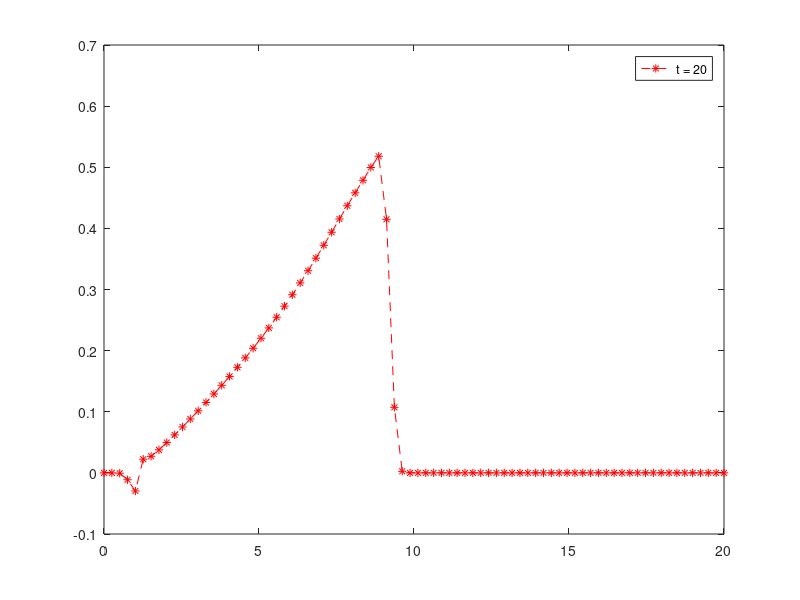

Here is the MATLAB script that generated this plot:
% created by Mohsen Lotfi 
% Persian Gulf University
%-------------------------------------------------------------------------%

% Simulating the 1-D viscous Burgers' equation 
% Numerical scheme used is a FOU & SOU & QUICK
%-------------------------------------------------------------------------%

%%
%Specifying Parameters for Courant-Num = 0.7 & t=2 & 10s & 20s & 30S &40s
clear all
clc

% FOR MESH WITH 20 CELL

nx=20;                    %Number of steps in space(x)
dt=0.06842;               %Width of each time step 
nt=146;                   %Number of time steps for  t=10
% nt=292;                   %Number of time steps for  t=20
% nt=438;                   %Number of time steps for  t=30
% nt=585;                   %Number of time steps for  t=40

% FOR MESH WITH 40 CELL:
 
% nx=40;                    %Number of steps in space(x)
% dt=0.033333;              %Width of each time step 
% nt=300;                   %Number of time steps for  t=10
% nt=600;                   %Number of time steps for  t=20
% nt=900;                   %Number of time steps for  t=30
% nt=1200;                  %Number of time steps for  t=40

% FOR MESH WITH 80 CELL:

nx=80;                    %Number of steps in space(x)
dt=0.0165;                %Width of each time step 
% nt=606;                   %Number of time steps for  t=10
nt=1212;                  %Number of time steps for  t=20
% nt=1818;                  %Number of time steps for  t=30
% nt=2424;                  %Number of time steps for  t=40

% FOR MESH WITH 160 CELL:

% nx=160;                   %Number of steps in space(x)
% dt=0.0082;                %Width of each time step
% nt=1219;                  %Number of time steps for  t=10
% nt=2439;                  %Number of time steps for  t=20
% nt=3658;                  %Number of time steps for  t=30
% nt=4878;                  %Number of time steps for  t=40

dx=20/(nx-1);               %Width of space step
x=0:dx:20;                  %Range of x (0,2) and specifying the grid points
u=zeros(1,nx);              %Preallocating u
un=zeros(1,nx);             %Preallocating un
CN=abs(dt/dx);              %Courant Number

%%
%Initial conditions

for i=1:nx-1
    if (0<=x(i) && x(i)<=1)
       u(i)=0;
    elseif (1<=x(i) && x(i)<=3)
               u(i)=0.5*(x(i)-1);
        elseif (3<=x(i) && x(i)<=5)
               u(i)=0.5*(5-x(i));
    elseif (5<=x(i) && x(i)<=6)
                    u(i)=0;
    end
    x(i+1)=x(i)+dx;
end

% ui=u;

%%
% Boundary condition
u(1)=0;
u(nx)=0;

%%
% plotting Numerical solution:
i=3:nx-1;
for it=1:nt
    un=u;  
    
% FOU (FTBS Explicit):
   
%         u(i)=un(i)-(CN/2)*((un(i)).^2-(un(i-1)).^2);

% SOU:

%         u(i)=un(i)-(CN/2)*((3/2*un(i)-1/2*un(i-1)).^2-((3/2)*un(i-1)-(1/2)*un(i-2)).^2);
        
% QUICK: 

%         u(i)=un(i)- (CN/2)*(((3/8)*un(i+1)+(3/4)*un(i)-(1/8)*un(i-1)).^2-((3/8)*un(i)+(3/4)*un(i-1)-(1/8)*un(i-2)).^2) ;

        
% LAX_WENDROFF

        u(i)=un(i)-(CN/2)*((1/2)*(un(i+1)).^2-(1/2)*(un(i-1)).^2)+(12*(CN.^2)).*((1/2)*(un(i)+un(i+1)).*((1/2)*((un(i+1)).^2-(1/2).*(un(i).^2)))-((1/2)*(un(i)+un(i-1))).*((1/2)*((un(i)).^2-(1/2)*((un(i-1)).^2))));
          
% LAX_FRIEDRIHS

%         u(i)=(1/2)*(un(i-1)+un(i+1))-(CN/4)*(((un(i+1)).^2-(un(i-1)).^2));
end    

%     figure(3)
%     h=plot(x,u,'--*b');       %plotting the velocity profile
%     legend('t = 10')

    figure(4)
    h=plot(x,u,'--*r');       %plotting the velocity profile
    legend('t = 20')

%     figure(5)
%     h=plot(x,u,'--*g');       %plotting the velocity profile
%     legend('t = 30')

%     figure(6)
%     h=plot(x,u,'--*m');       %plotting the velocity profile
%     legend('t = 40')
 
% axis([0 20 0 1.1])
% title({'1-D Inviscous Burger Equation';['time(\itt) = ',num2str(dt*it)]})
% xlabel('Spatial co-ordinate (x) \rightarrow')
% ylabel('Transport property profile (u) \rightarrow')

save u

%%
% plotting the Exact solution:

t=dt*nt;
x0=2;
x=0;  
dx=20/nx; 
u=zeros(1,nx);
L=2*sqrt(x0*t/2);
H=sqrt(2*x0/t);

if t<x0
     
    for i=1:nx-1
    if x(i) < x0+t
    u(i)=x(i)/(x0+t);
    elseif x(i) >= x0+t
        u(i) =  1+ ((x0+t-x(i))/(x0-t));
    end

x(i+1) =x(i)+dx;
end

elseif t>=x0
    
    for i=1:nx-1
        if x(i)<= L
            u(i)= (x(i)/L)*H;
        elseif x(i) > L
            u(i)=0;

        end
    x(i+1) =x(i) +dx;
    end
    
end %if t<x0

u_exact=u;
u_exact2=0*u;
u_exact2((1/dx)+1:nx)=u_exact(1:nx-(1/dx));

% figure(1)
% plot(x,u_exact2)
% hold on
% axis([0 20 0 1.1])
% title({'Exact Burger Equation'})
% xlabel('Spatial co-ordinate (x) \rightarrow')
% ylabel('Transport property profile (u) \rightarrow')


% Calculating Error:
 
 load u
 Error = abs(u_exact2 - u);
 Err = (norm(Error)/norm(u_exact2))
